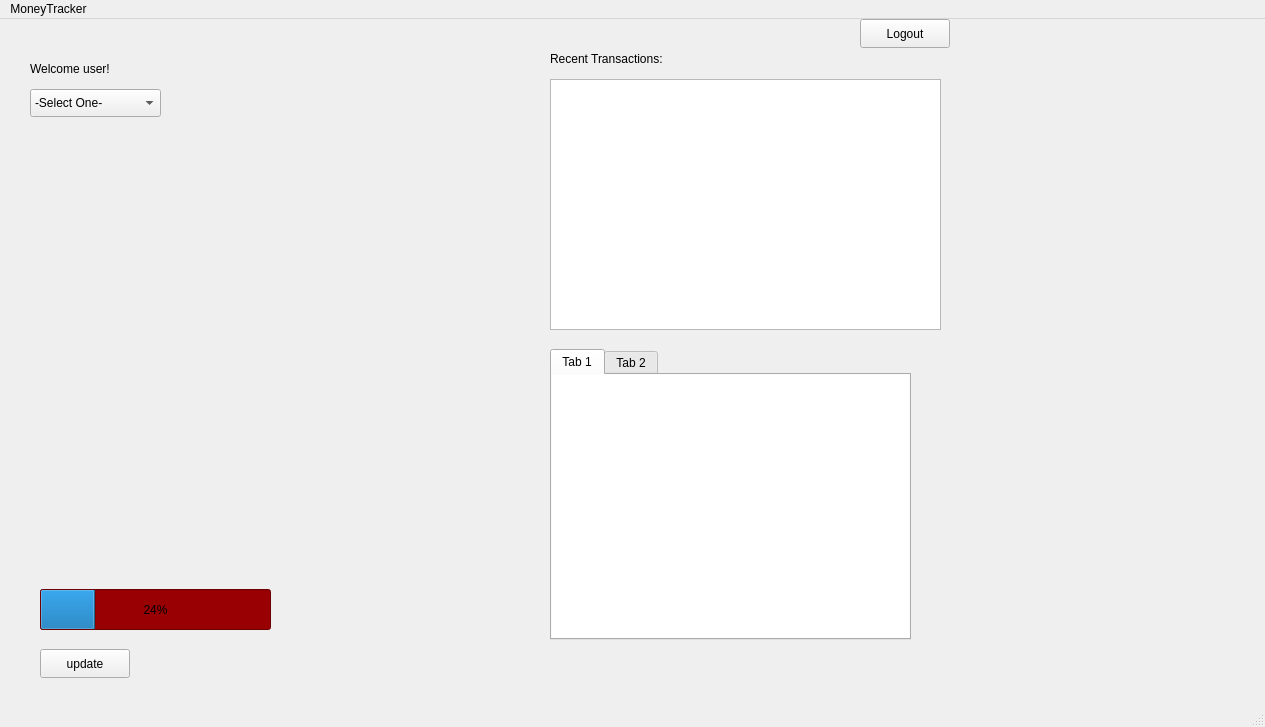
<?xml version="1.0" encoding="UTF-8"?>
<ui version="4.0">
 <class>MainWindow</class>
 <widget class="QMainWindow" name="MainWindow">
  <property name="geometry">
   <rect>
    <x>0</x>
    <y>0</y>
    <width>1265</width>
    <height>727</height>
   </rect>
  </property>
  <property name="windowTitle">
   <string>MainWindow</string>
  </property>
  <property name="autoFillBackground">
   <bool>false</bool>
  </property>
  <property name="styleSheet">
   <string notr="true"/>
  </property>
  <widget class="QWidget" name="centralwidget">
   <widget class="QLabel" name="welcome_label">
    <property name="geometry">
     <rect>
      <x>30</x>
      <y>40</y>
      <width>111</width>
      <height>20</height>
     </rect>
    </property>
    <property name="text">
     <string>Welcome user!</string>
    </property>
   </widget>
   <widget class="QComboBox" name="userchoice_comboBox">
    <property name="geometry">
     <rect>
      <x>30</x>
      <y>70</y>
      <width>131</width>
      <height>28</height>
     </rect>
    </property>
    <item>
     <property name="text">
      <string>-Select One-</string>
     </property>
    </item>
    <item>
     <property name="text">
      <string>Add New File</string>
     </property>
    </item>
    <item>
     <property name="text">
      <string>Manually Input Transactions</string>
     </property>
    </item>
    <item>
     <property name="text">
      <string>Check Balance</string>
     </property>
    </item>
    <item>
     <property name="text">
      <string>Savings Goals</string>
     </property>
    </item>
   </widget>
   <widget class="QProgressBar" name="debt_progressBar">
    <property name="geometry">
     <rect>
      <x>40</x>
      <y>570</y>
      <width>231</width>
      <height>41</height>
     </rect>
    </property>
    <property name="styleSheet">
     <string notr="true">background: rgb(153, 0, 3)</string>
    </property>
    <property name="value">
     <number>24</number>
    </property>
    <property name="invertedAppearance">
     <bool>false</bool>
    </property>
   </widget>
   <widget class="QPushButton" name="update_pushButton">
    <property name="geometry">
     <rect>
      <x>40</x>
      <y>630</y>
      <width>90</width>
      <height>29</height>
     </rect>
    </property>
    <property name="text">
     <string>update</string>
    </property>
   </widget>
   <widget class="QTableView" name="transaction_tableView">
    <property name="geometry">
     <rect>
      <x>550</x>
      <y>60</y>
      <width>391</width>
      <height>251</height>
     </rect>
    </property>
   </widget>
   <widget class="QLabel" name="transaction_label">
    <property name="geometry">
     <rect>
      <x>550</x>
      <y>30</y>
      <width>151</width>
      <height>20</height>
     </rect>
    </property>
    <property name="text">
     <string>Recent Transactions:</string>
    </property>
   </widget>
   <widget class="QTabWidget" name="tracking_tabWidget">
    <property name="geometry">
     <rect>
      <x>550</x>
      <y>330</y>
      <width>361</width>
      <height>291</height>
     </rect>
    </property>
    <property name="currentIndex">
     <number>0</number>
    </property>
    <widget class="QWidget" name="income_tab">
     <property name="autoFillBackground">
      <bool>false</bool>
     </property>
     <property name="styleSheet">
      <string notr="true">background: rgb(255, 255, 255)
</string>
     </property>
     <attribute name="title">
      <string>Tab 1</string>
     </attribute>
    </widget>
    <widget class="QWidget" name="spending_tab">
     <attribute name="title">
      <string>Tab 2</string>
     </attribute>
    </widget>
   </widget>
   <widget class="QPushButton" name="logoutButton">
    <property name="geometry">
     <rect>
      <x>860</x>
      <y>0</y>
      <width>90</width>
      <height>29</height>
     </rect>
    </property>
    <property name="text">
     <string>Logout</string>
    </property>
   </widget>
  </widget>
  <widget class="QMenuBar" name="menubar">
   <property name="geometry">
    <rect>
     <x>0</x>
     <y>0</y>
     <width>1265</width>
     <height>25</height>
    </rect>
   </property>
   <widget class="QMenu" name="menuMoneyTracker">
    <property name="title">
     <string>MoneyTracker</string>
    </property>
   </widget>
   <addaction name="menuMoneyTracker"/>
  </widget>
  <widget class="QStatusBar" name="statusbar"/>
 </widget>
 <resources/>
 <connections/>
</ui>
